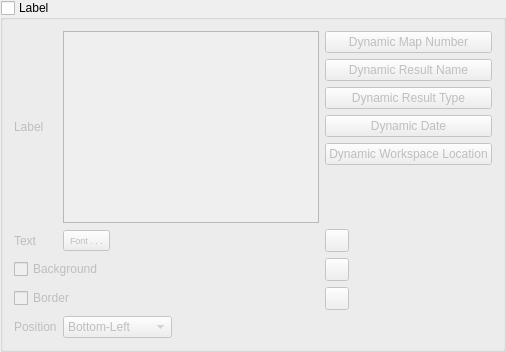
            <widget class="QgsCollapsibleGroupBox" name="groupLabel">
             <property name="title">
              <string>Label</string>
             </property>
             <property name="checkable">
              <bool>true</bool>
             </property>
             <property name="checked">
              <bool>false</bool>
             </property>
             <layout class="QVBoxLayout" name="verticalLayout_9">
              <item>
               <layout class="QGridLayout" name="gridLayout_10">
                <item row="1" column="1">
                 <widget class="QgsFontButton" name="fbtnLabel">
                  <property name="minimumSize">
                   <size>
                    <width>0</width>
                    <height>21</height>
                   </size>
                  </property>
                  <property name="font">
                   <font>
                    <pointsize>7</pointsize>
                   </font>
                  </property>
                  <property name="text">
                   <string>Font . . .</string>
                  </property>
                  <property name="mode">
                   <enum>QgsFontButton::ModeQFont</enum>
                  </property>
                 </widget>
                </item>
                <item row="2" column="3">
                 <widget class="QgsColorButton" name="colorLabelBackground">
                  <property name="minimumSize">
                   <size>
                    <width>24</width>
                    <height>21</height>
                   </size>
                  </property>
                  <property name="color">
                   <color>
                    <red>255</red>
                    <green>255</green>
                    <blue>255</blue>
                   </color>
                  </property>
                  <property name="defaultColor">
                   <color>
                    <red>255</red>
                    <green>255</green>
                    <blue>255</blue>
                   </color>
                  </property>
                 </widget>
                </item>
                <item row="4" column="0">
                 <widget class="QLabel" name="label_26">
                  <property name="text">
                   <string>Position</string>
                  </property>
                 </widget>
                </item>
                <item row="2" column="0" colspan="3">
                 <widget class="QCheckBox" name="cbLabelBackground">
                  <property name="text">
                   <string>Background</string>
                  </property>
                 </widget>
                </item>
                <item row="1" column="3">
                 <widget class="QgsColorButton" name="colorLabelText">
                  <property name="minimumSize">
                   <size>
                    <width>24</width>
                    <height>21</height>
                   </size>
                  </property>
                  <property name="color">
                   <color>
                    <red>0</red>
                    <green>0</green>
                    <blue>0</blue>
                   </color>
                  </property>
                 </widget>
                </item>
                <item row="0" column="0">
                 <widget class="QLabel" name="label_23">
                  <property name="text">
                   <string>Label</string>
                  </property>
                 </widget>
                </item>
                <item row="1" column="0">
                 <widget class="QLabel" name="label_27">
                  <property name="text">
                   <string>Text</string>
                  </property>
                 </widget>
                </item>
                <item row="1" column="2">
                 <spacer name="horizontalSpacer_9">
                  <property name="orientation">
                   <enum>Qt::Horizontal</enum>
                  </property>
                  <property name="sizeHint" stdset="0">
                   <size>
                    <width>40</width>
                    <height>20</height>
                   </size>
                  </property>
                 </spacer>
                </item>
                <item row="0" column="1" colspan="2">
                 <widget class="QTextEdit" name="labelInput"/>
                </item>
                <item row="4" column="1">
                 <widget class="QComboBox" name="cboPosLabel">
                  <property name="currentIndex">
                   <number>2</number>
                  </property>
                  <item>
                   <property name="text">
                    <string>Top-Left</string>
                   </property>
                  </item>
                  <item>
                   <property name="text">
                    <string>Top-Right</string>
                   </property>
                  </item>
                  <item>
                   <property name="text">
                    <string>Bottom-Left</string>
                   </property>
                  </item>
                  <item>
                   <property name="text">
                    <string>Bottom-Right</string>
                   </property>
                  </item>
                  <item>
                   <property name="text">
                    <string>Top-Center</string>
                   </property>
                  </item>
                  <item>
                   <property name="text">
                    <string>Bottom-Center</string>
                   </property>
                  </item>
                 </widget>
                </item>
                <item row="0" column="3">
                 <layout class="QGridLayout" name="gridLayout_4">
                  <item row="0" column="0">
                   <widget class="QPushButton" name="pbMapNo">
                    <property name="text">
                     <string>Dynamic Map Number</string>
                    </property>
                   </widget>
                  </item>
                  <item row="2" column="0">
                   <widget class="QPushButton" name="pbResultType">
                    <property name="text">
                     <string>Dynamic Result Type</string>
                    </property>
                   </widget>
                  </item>
                  <item row="5" column="0">
                   <spacer name="verticalSpacer">
                    <property name="orientation">
                     <enum>Qt::Vertical</enum>
                    </property>
                    <property name="sizeHint" stdset="0">
                     <size>
                      <width>20</width>
                      <height>40</height>
                     </size>
                    </property>
                   </spacer>
                  </item>
                  <item row="4" column="0">
                   <widget class="QPushButton" name="pbWorkspaceLoc">
                    <property name="text">
                     <string>Dynamic Workspace Location</string>
                    </property>
                   </widget>
                  </item>
                  <item row="1" column="0">
                   <widget class="QPushButton" name="pbResultName">
                    <property name="text">
                     <string>Dynamic Result Name</string>
                    </property>
                   </widget>
                  </item>
                  <item row="3" column="0">
                   <widget class="QPushButton" name="pbDate">
                    <property name="text">
                     <string>Dynamic Date</string>
                    </property>
                   </widget>
                  </item>
                 </layout>
                </item>
                <item row="3" column="0" colspan="3">
                 <widget class="QCheckBox" name="cbLabelFrame">
                  <property name="text">
                   <string>Border</string>
                  </property>
                 </widget>
                </item>
                <item row="3" column="3">
                 <widget class="QgsColorButton" name="colorLabelFrame">
                  <property name="minimumSize">
                   <size>
                    <width>24</width>
                    <height>21</height>
                   </size>
                  </property>
                  <property name="color">
                   <color>
                    <red>0</red>
                    <green>0</green>
                    <blue>0</blue>
                   </color>
                  </property>
                  <property name="defaultColor">
                   <color>
                    <red>0</red>
                    <green>0</green>
                    <blue>0</blue>
                   </color>
                  </property>
                 </widget>
                </item>
               </layout>
              </item>
             </layout>
            </widget>
